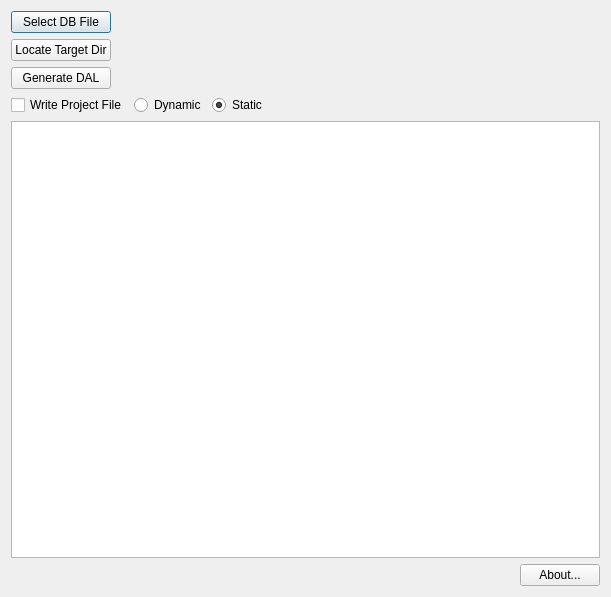
<ui version="4.0" >
 <class>QTSqliteGenClass</class>
 <widget class="QDialog" name="QTSqliteGenClass" >
  <property name="geometry" >
   <rect>
    <x>0</x>
    <y>0</y>
    <width>611</width>
    <height>597</height>
   </rect>
  </property>
  <property name="windowTitle" >
   <string>QT Sqlite Generator</string>
  </property>
  <property name="windowIcon" >
   <iconset resource="QTSqliteGen.qrc" >
    <normaloff>:/templates/Resources/QTSqliteGen.png</normaloff>:/templates/Resources/QTSqliteGen.png</iconset>
  </property>
  <layout class="QVBoxLayout" name="verticalLayout" >
   <item>
    <layout class="QHBoxLayout" >
     <property name="spacing" >
      <number>6</number>
     </property>
     <property name="margin" >
      <number>0</number>
     </property>
     <item>
      <layout class="QVBoxLayout" >
       <property name="spacing" >
        <number>6</number>
       </property>
       <property name="margin" >
        <number>0</number>
       </property>
       <item>
        <widget class="QPushButton" name="_locatePath" >
         <property name="text" >
          <string>Select DB File</string>
         </property>
        </widget>
       </item>
       <item>
        <widget class="QPushButton" name="_locateTarget" >
         <property name="text" >
          <string>Locate Target Dir</string>
         </property>
        </widget>
       </item>
       <item>
        <widget class="QPushButton" name="_genDal" >
         <property name="text" >
          <string>Generate DAL</string>
         </property>
        </widget>
       </item>
      </layout>
     </item>
     <item>
      <layout class="QVBoxLayout" >
       <property name="spacing" >
        <number>6</number>
       </property>
       <property name="margin" >
        <number>0</number>
       </property>
       <item>
        <widget class="QLabel" name="_dbPath" >
         <property name="text" >
          <string/>
         </property>
        </widget>
       </item>
       <item>
        <widget class="QLabel" name="_targetPath" >
         <property name="text" >
          <string/>
         </property>
        </widget>
       </item>
       <item>
        <spacer>
         <property name="orientation" >
          <enum>Qt::Horizontal</enum>
         </property>
         <property name="sizeHint" stdset="0" >
          <size>
           <width>20</width>
           <height>40</height>
          </size>
         </property>
        </spacer>
       </item>
      </layout>
     </item>
    </layout>
   </item>
   <item>
    <layout class="QHBoxLayout" >
     <item>
      <widget class="QCheckBox" name="_replaceProject" >
       <property name="text" >
        <string>Write Project File</string>
       </property>
      </widget>
     </item>
     <item>
      <layout class="QHBoxLayout" >
       <item>
        <widget class="QRadioButton" name="_dynamicRadio" >
         <property name="text" >
          <string>Dynamic</string>
         </property>
        </widget>
       </item>
       <item>
        <widget class="QRadioButton" name="_staticRadio" >
         <property name="text" >
          <string>Static</string>
         </property>
         <property name="checked" >
          <bool>true</bool>
         </property>
        </widget>
       </item>
      </layout>
     </item>
     <item>
      <spacer>
       <property name="orientation" >
        <enum>Qt::Horizontal</enum>
       </property>
       <property name="sizeHint" stdset="0" >
        <size>
         <width>40</width>
         <height>20</height>
        </size>
       </property>
      </spacer>
     </item>
    </layout>
   </item>
   <item>
    <widget class="QTextEdit" name="_output" >
     <property name="readOnly" >
      <bool>true</bool>
     </property>
    </widget>
   </item>
   <item>
    <layout class="QHBoxLayout" name="horizontalLayout" >
     <item>
      <spacer name="horizontalSpacer" >
       <property name="orientation" >
        <enum>Qt::Horizontal</enum>
       </property>
       <property name="sizeHint" stdset="0" >
        <size>
         <width>40</width>
         <height>20</height>
        </size>
       </property>
      </spacer>
     </item>
     <item>
      <widget class="QPushButton" name="_aboutButton" >
       <property name="text" >
        <string>About...</string>
       </property>
      </widget>
     </item>
    </layout>
   </item>
  </layout>
 </widget>
 <layoutdefault spacing="6" margin="11" />
 <resources>
  <include location="QTSqliteGen.qrc" />
 </resources>
 <connections/>
</ui>
